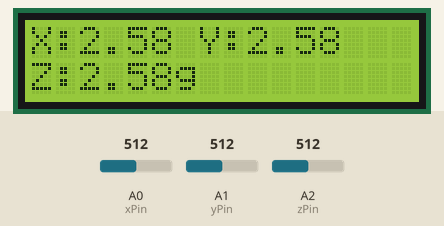
This sketch was run on a simulated Arduino Uno, built with avr-gcc and run on an emulated ATmega328P. On the bench: 16×2 character LCD. Inputs (shaded band) come from the test bench; at power-on: A0 (xPin) = 512, A1 (yPin) = 512, A2 (zPin) = 512. What the sketch prints to the serial monitor is not drawn.

Above: at 1.2 s.
1.3 s: A0 (xPin) set to 716
At 2.0 s:
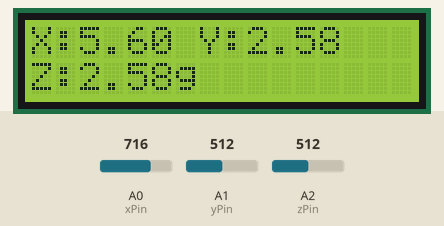
3.1 s: A1 (yPin) set to 716
At 4.2 s:
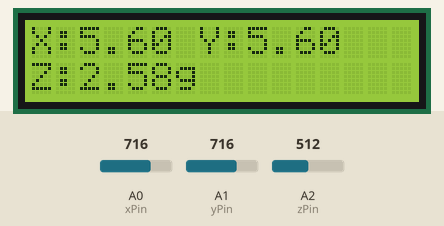
4.7 s: A2 (zPin) set to 716
At 6.0 s:
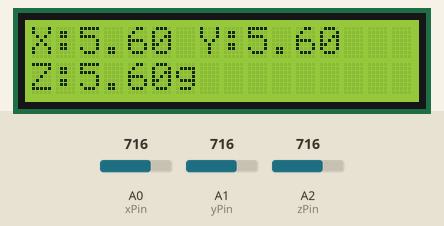
6.3 s: A0 (xPin) set to 900
At 7.2 s:
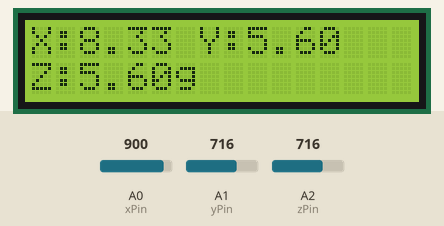
7.9 s: A1 (yPin) set to 900
At 9.2 s:
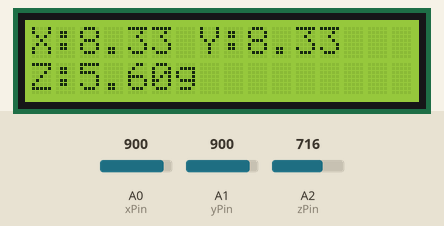
9.5 s: A2 (zPin) set to 900
At 10.2 s:
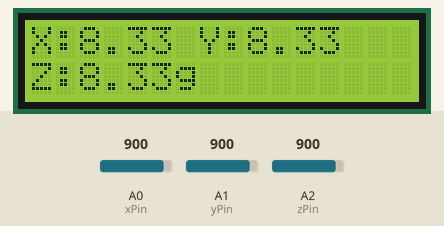
Timing chart, 0 to 12.1 s (numbered marks = the images above; inputs shaded):
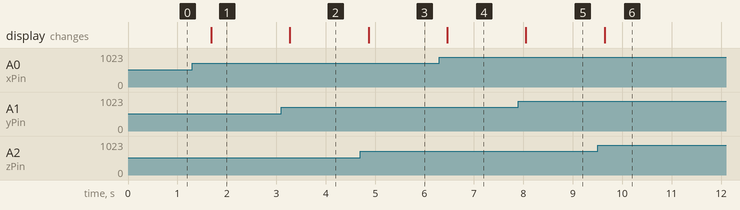

The sketch:

ADXLTestCode.ino
```cpp
#include <Wire.h>
#include <LiquidCrystal_I2C.h>

LiquidCrystal_I2C lcd(0x27, 16, 2);

const int xPin = A0;
const int yPin = A1;
const int zPin = A2;

// Constants for 3.3V ADXL335 with 5V Arduino reference
const float arduinoVref = 5.0;        // Arduino's analog reference (5V)
const float adxlSupply = 3.3;         // ADXL335 supply voltage
const float zeroG = adxlSupply / 2.0;  // 1.65V for 3.3V supply
const float sensitivity = 0.33;       // 0.33V/g

void setup() {
  // No analogReference() call - use default 5V reference
  lcd.init();
  lcd.backlight();
  Serial.begin(9600);
}

void loop() {
  int xRaw = analogRead(xPin);
  int yRaw = analogRead(yPin);
  int zRaw = analogRead(zPin);

  // Convert to actual voltage (accounting for 5V reference)
  float xVolt = (xRaw * arduinoVref) / 1023.0;
  float yVolt = (yRaw * arduinoVref) / 1023.0;
  float zVolt = (zRaw * arduinoVref) / 1023.0;

  // Convert to acceleration (g)
  float x_g = (xVolt - zeroG) / sensitivity;
  float y_g = (yVolt - zeroG) / sensitivity;
  float z_g = (zVolt - zeroG) / sensitivity;

  lcd.setCursor(0, 0);
  lcd.print("X:");
  lcd.print(x_g, 2);
  lcd.print(" Y:");
  lcd.print(y_g, 2);

  lcd.setCursor(0, 1);
  lcd.print("Z:");
  lcd.print(z_g, 2);
  lcd.print("g        ");

  delay(500);

  // Add this to your loop() to see actual voltages
  Serial.print("X voltage: "); Serial.print(xVolt, 3); Serial.print("V, ");
  Serial.print("Y voltage: "); Serial.print(yVolt, 3); Serial.print("V, ");
  Serial.print("Z voltage: "); Serial.print(zVolt, 3); Serial.println("V");

}
```

Measured:
- after the input at 1.3 s, the display: changes after 0.38 s (image 1)
- after the input at 3.1 s, the display: changes after 0.18 s (image 2)
- after the input at 4.7 s, the display: changes after 0.17 s (image 3)
- after the input at 6.3 s, the display: changes after 0.16 s (image 4)
- after the input at 7.9 s, the display: changes after 0.15 s (image 5)
- after the input at 9.5 s, the display: changes after 0.14 s (image 6)
